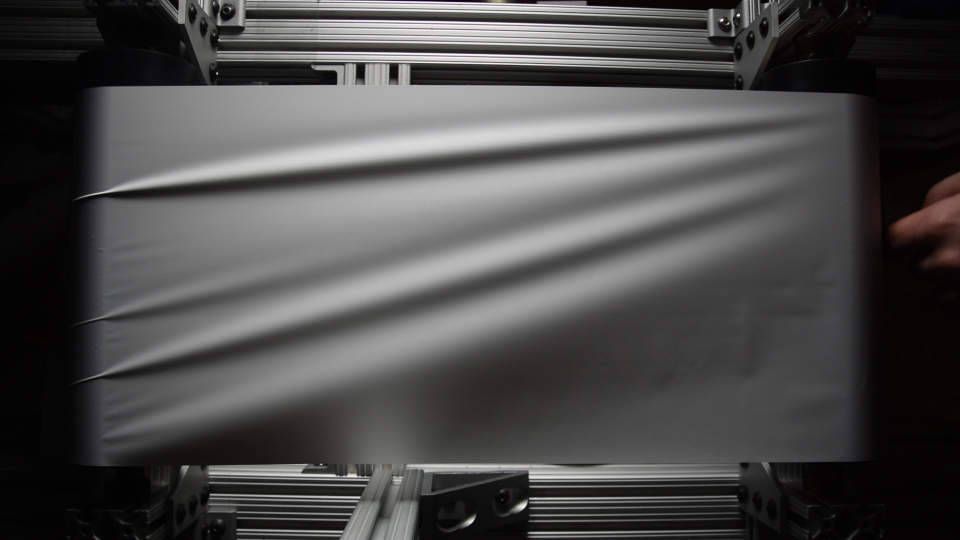
#> input picture example.png, 1920 x 1080 px (shown at 1/2 size)
$ jupyter execute wrinkle_tracking.ipynb
#> lines starting #> are read from the running program, lines starting #| are printed output that depends on the picture; after the words box and inside, x2 and y2 are one past the last pixel; in counts of white or black regions, pixels touching at a corner belong together; pictures that were not available may be replaced by others from this repository, and a replacement may not be noted
# Tracking wrinkles in webs
### For questions/concerns contact Robert Hutton, sam@samhutton.net

- The videos are recorded from an arial perspective, which allows the camera to see the downstream roller and the upstream roller, as well as the "troughs" in-between

- We will be requiring the following libraries:

[cell 1]
import csv
import cv2 as cv
import pandas as pd
from scipy.interpolate import interp1d
import numpy as np
import matplotlib as mpl
import matplotlib.pyplot as plt
from pandas import DataFrame, Series
import pims
import trackpy as tp
import moviepy
import skimage.exposure as exposure
import seaborn as sns
import glob
import os,sys

#this is just an example frame
example = cv.imread('example.png')
#> example is the input picture: shape (1080, 1920, 3); mean B, G, R 75.1, 75.2, 75.9
plt.imshow(example,cmap = 'gray')
plt.title('Image before any processing:')
plt.show()

First, use FFMPEG to slice the video into frames saved as png image files. save to the working directory.

use command: $ ffmpeg -i input_video/test_input.mov -vf fps=30 output_sequence/%06d.png

change the second "input" to the movie file name.

It is important to note the width of the span in the file name!! since the roller is no longer in the picture as a calibration distance.

- first we define a class that will define a sequence of images as an instance.
- the methods will be the image processing functions that we want to use on the sequence.

[cell 2]
class ImageSeries():
    def __init__(self, location): #use init function to define the sequence of images as self.sequence using glob.glob in the directory where the images are
        self.images = []
        self.sequence = sorted(glob.glob(f"{location}/*.png")) #create a sequence of images where the images are represented by their filename
        for image in self.sequence:
            self.images.append(cv.imread(str(image))) #create a list of images where the images are represented by the actual image arrays

class ProcessImage(ImageSeries):
    def blur(self, kernel_size): #function to apply a gaussian blur to the image
        self.crop_frame = cv.Canny(self.images[round(len(self.images)/2)], 255/3, 255) #grab the middle frame as our crop set
        blurred_images = []
        for image in self.images: #step through each image in the input series
            blurred_images.append(cv.blur(image,(kernel_size,kernel_size))) #use openCV gaussian blur to apply gaussian blur
        self.images = blurred_images

    def gamma(self, gamma_size): #produce a gamma table based on the input value and use the table to change the gamma of the image
        invGamma = 1 / gamma_size #invert the gamma value to build table from
        table = [((i / 255) ** invGamma) * 255 for i in range(256)] #construct gamma table
        table = np.array(table, np.uint8) #store table as an array
        gamma_adjust = []
        for image in self.images: #apply the gamma table to each image in the sequence by using openCV LUT
            gamma_adjust.append(cv.LUT(image, table))
        self.images = gamma_adjust

    def sharpen(self, sharpening_kernel_key): #sharpen the images by a given kernel key by convolving the image with a sharpening kernel
        sharpened_images = []
        for image in self.images:
            kernel = np.array([ [-1,-1,-1], #the kernel is constructed of -1's with the sharpening key in the center
                            [-1, sharpening_kernel_key,-1],
                            [-1,-1,-1]])
            sharpened_images.append*(cv.filter2D(image, -1, kernel)) #apply the convulution to the image
            self.images = sharpened_images

    def canny(self, threshold1, threshold2): #canny edge filter grabs edges from each image in the series and dumps the edges into self.edges
        i = 0
        self.canny_edges = []
        for image in self.images:
            image = cv.cvtColor(image, cv.COLOR_BGR2GRAY) #image must be this format for canny edge from openCV
            self.canny_edges.append(cv.Canny(image, threshold1, threshold2)) #append self.cannyedges along with self.images
            # cv.imwrite('output_sequence/'+f"canny_{i}.png", self.canny_edges[i])
            i += 1

    def crop_span(self): #crops the frames produced by canny algorith based on the top and bottom edges of the span, uses spacing of gradients
        x_center = int(1920/2)  #assume input footage is 1920x1080
        y,x = self.crop_frame.shape
        self.span_top_edge = 0 #initally, set the crop parameters to the frame size (no crop)
        self.span_bottom_edge = 1080
        for j in range(int(1080/2)):
            if self.crop_frame[j, x_center] > 125: #perform a linear search for >0 pixel values in the canny image
                self.span_top_edge = j #the last >0 pixel value bocomes the top edge
        for l in range(int(1080/2)):
            if self.crop_frame[1079-l,x_center] > 125: #same logic here as above but inverted to search from the bottom
                self.span_bottom_edge = 1080 - l
        crop2 = []
        crop1 = []

        black = [np.zeros((self.span_bottom_edge-self.span_top_edge, 1920, 3), dtype = "uint8")]*len(self.images)
        for image in self.canny_edges:
            crop1.append(image[self.span_top_edge+25:self.span_bottom_edge, 185:(215+250)])
        self.canny_edges = crop1
        for image in self.images:
            crop2.append(image[self.span_top_edge:self.span_bottom_edge, 0:1920])
        self.images = crop2

        i = 0
        for image in self.canny_edges:
            # cv.imwrite('output_sequence/'+f"canny_cropped_{i}.png", self.canny_edges[i])
            i += 1

    def hough_linesP(self):
        self.linesP = []
        # for image in self.canny_edges:
        #     self.linesP.append(cv.HoughLinesP(image, rho = 1, theta = np.pi/360, threshold = thresh, minLineLength = min_len, maxLineGap = min_sep)) #for each image, append the lines to a blank list self.lines
        for image in self.canny_edges:
            #self.linesP.append(cv.HoughLinesP(image, rho=1, theta=np.pi/500, threshold=50, minLineLength=25, maxLineGap=25)) #for each image, append the lines to a blank list self.lines
            self.linesP.append(cv.HoughLinesP(image, rho=1, theta=np.pi/180, threshold=50, minLineLength=150, maxLineGap=100)) #for each image, append the lines to a blank list self.lines

    def filter_lines(self): #here we filter the lines based on slope, strength, spacing, etc
        pass

    def overlay_lines(self): #here we draw the lines on the original set of images
        padded = []
        for image in self.images:
            padded.append(cv.copyMakeBorder(image, self.span_top_edge, 1080-self.span_bottom_edge, 0, 0, cv.BORDER_CONSTANT,value=[0,0,0]))
        self.images = padded
        i = 0
        self.slopes = []
        filtered_lines = {}
        for image in self.images:
            self.slopes.append([])
            if self.linesP[i] is not None:
                taken_points = []
                free_line = True
                j = 0
                for line in self.linesP[i]:
                    x1, y1, x2, y2 = line[0]
                    slope = (y1-y2)/(x2-x1)
                    if x1<x2 and y2<y1 and slope>0 and slope<(np.pi/2):
                        for item in taken_points:
                            if abs(y1 - item) < 50:
                                free_line = False
                        if free_line == True:
                            taken_points.append(y1)
                            cv.line(image, (x1+185, y1+self.span_top_edge+25), (x2+185, y2+self.span_top_edge+25), (0, 0, 255), 2)
                            image = cv.rectangle(image, (x1+185-50, y1+self.span_top_edge+25), (x2+185+50, y2+self.span_top_edge+25), (0, 255, 255), 1)
                            filtered_lines[i,j] = [slope, y1]
                    j+=1
            i+=1
        tracking = {}
        key_last = None
        k = 0
        collapsed = []
        x_collapsed = []
        slope_collapsed = []
        for key in filtered_lines:
            #print(filtered_lines[key])
            collapsed.append(tuple(filtered_lines[key]))
            x_collapsed.append(filtered_lines[key][1])
            slope_collapsed.append(filtered_lines[key][0])
            if key[0] == key_last:
                tracking[key[0]].extend(filtered_lines[key])

            else:
                tracking[key[0]] = (filtered_lines[key])
            k+=1
            key_last = key[0]
        # [6 lines of commented-out code are left out]
        to_pandas_pos = {}
        to_pandas_slopes = {}
        # print(f"filtered lines 0 = {filtered_lines[0,0]}")
        entries = 0
        for i, xpos in enumerate(x_collapsed):
            if entries < len(filtered_lines[0,0])/2:
                to_pandas_pos[entries] = [x_collapsed[i]]
                to_pandas_slopes[entries] = [slope_collapsed[i]]
                entries+=1
            elif entries in to_pandas_pos and x_collapsed[i] - to_pandas_pos[entries][-1] < 0 and x_collapsed[i] - to_pandas_pos[entries][-1] > -50:
                    to_pandas_pos[entries].append(x_collapsed[i])
                    to_pandas_slopes[entries].append(slope_collapsed[i])
            elif (entries-1) in to_pandas_pos and x_collapsed[i] - to_pandas_pos[entries-1][-1] < 0 and x_collapsed[i] - to_pandas_pos[entries-1][-1] > -50:
                    to_pandas_pos[entries-1].append(x_collapsed[i])
                    to_pandas_slopes[entries-1].append(slope_collapsed[i])
            elif (entries-2) in to_pandas_pos and x_collapsed[i] - to_pandas_pos[entries-2][-1] < 0 and x_collapsed[i] - to_pandas_pos[entries-2][-1] > -50:
                    to_pandas_pos[entries-2].append(x_collapsed[i])
                    to_pandas_slopes[entries-2].append(slope_collapsed[i])
            elif (entries-3) in to_pandas_pos and x_collapsed[i] - to_pandas_pos[entries-3][-1] < 0 and x_collapsed[i] - to_pandas_pos[entries-3][-1] > -50:
                    to_pandas_pos[entries-1].append(x_collapsed[i])
                    to_pandas_slopes[entries-3].append(slope_collapsed[i])
            else:
                to_pandas_pos[entries] = [x_collapsed[i]]
                to_pandas_slopes[entries] = [slope_collapsed[i]]
                entries+=1

        #print(f"to pandas pos: {to_pandas_pos}")
        #print(f"to pandas slope: {to_pandas_slopes}")
        plt.plot(to_pandas_pos[1])

        plt.show()
        plt.plot(to_pandas_slopes[1])

        plt.show()


    def show_series(self):
        for image in self.images:
            plt.imshow(image,cmap = 'gray') #plot the last image processed for quick visual check
        plt.title('Image post processing:')
        plt.show()

    def write_series(self): #method is called at the end of an operation chain to write the final images to a new directory
        i = 0
        for image in self.images: #loop through each image in the current series
            i = i+1
            cv.imwrite('output_sequence/'+f"output_{i}.png", image) #write the new image to the directory with incrementing, sequential filenames
        plt.xlabel("X-axis")
        plt.ylabel("Y-axis")
        plt.title("A test graph")
        for j in range(len(self.slopes)-1):
            for i in range(len(self.slopes[j])-1):
                plt.plot(self.slopes[j][i])
        plt.legend()
        plt.show()

    def draw_line_of_entry(self, position):
        for image in self.images:
            cv.line(image, (position,0), (position,1080), (255, 255, 0), 2)

- please note that the class organization causes the time complexity to go as O(m*n) where m is the number of methods called on the series. For massive series, it is possible to reorganize desired methods into a single function such that the complexity is simply O(n)

- now we apply the processing steps to all of the images in the series

[cell 3]
sequence1 = ProcessImage('input_sequence')
sequence1.blur(kernel_size = 1) #use value between 3 and 9
#> in blur, `self.crop_frame = cv.Canny(self.images[round(len(self.images)/2)], 255..`:
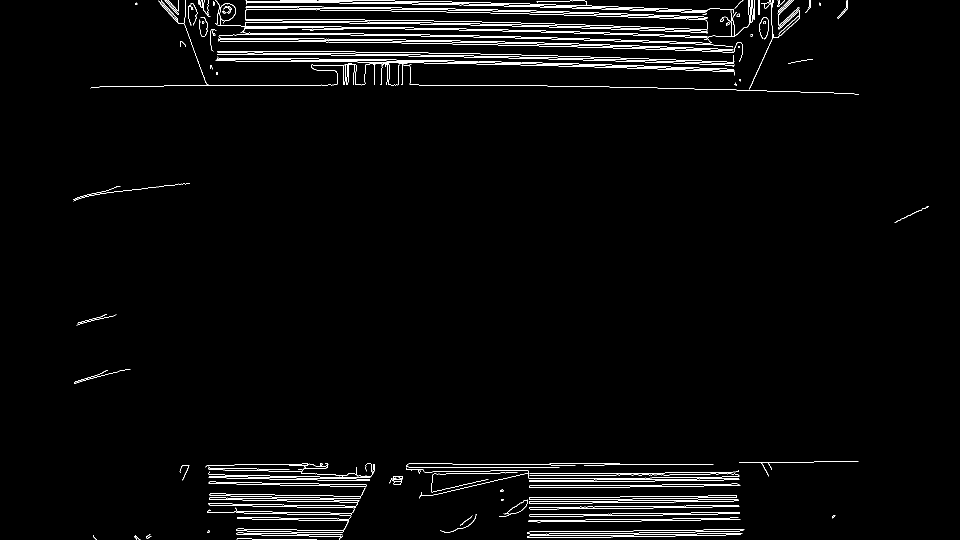
#> self.crop_frame: shape (1080, 1920) (shown at 1/2 size); 2.2% white in thin lines or dots, all inside (x1, y1, x2, y2) = (146, 0, 1857, 1080)
#> the loop in blur, `for image in self.images:` made 1 pass
#> after the loop in blur, `for image in self.images:`: blurred_images = 1 item
sequence1.canny(threshold1 = 10, threshold2 = 50)
#> the loop in canny, `for image in self.images:` made 1 pass
#> i on pass 1: 1
#> after the loop in canny, `for image in self.images:`: i = 1; self.canny_edges = 1 item
sequence1.crop_span() #crops the image to the vertical edges of the span
#> the loop in crop_span, `for image in self.canny_edges:` made 1 pass
#> the loop in crop_span, `for image in self.images:` made 1 pass
#> the loop in crop_span, `for image in self.canny_edges: # cv.imwrite('output_sequence/'+f"canny..` made 1 pass
#> after the loop in crop_span, `for image in self.canny_edges:`: i = 1
sequence1.hough_linesP()
#> the loop in hough_linesP, `for image in self.canny_edges:` made 1 pass
#> after the loop in hough_linesP, `for image in self.canny_edges:`: self.linesP = 1 item
sequence1.overlay_lines()
#> the loop in overlay_lines, `for image in self.images:` made 1 pass
#> the loop in overlay_lines, `for image in self.images:` made 1 pass
#> i on pass 1: 1
#> after the loop in overlay_lines, `for image in self.images:`: filtered_lines = {(0, 0): [0.124, 194], (0, 1): [0.269, 561]}; i = 1; self.slopes = [[]]
#> the loop in overlay_lines, `for key in filtered_lines:` made 2 passes
#> (key, k, key_last) on passes 1 to 2: ((0, 0), 1, 0), ((0, 1), 2, 0)
#> after the loop in overlay_lines, `for key in filtered_lines:`: collapsed = [(0.124, 194), (0.269, 561)]; k = 2; slope_collapsed = [0.124, 0.269]; tracking = {0: [0.124, 194, 0.269, 561]}; x_collapsed = [194, 561]
#> the loop in overlay_lines, `for i, xpos in enumerate(x_collapsed):` made 2 passes
#> (xpos, entries) on passes 1 to 2: (194, 1), (561, 2)
#> after the loop in overlay_lines, `for i, xpos in enumerate(x_collapsed):`: entries = 2; to_pandas_pos = {0: [194], 1: [561]}; to_pandas_slopes = {0: [0.124], 1: [0.269]}
#> in overlay_lines, `plt.show()`:
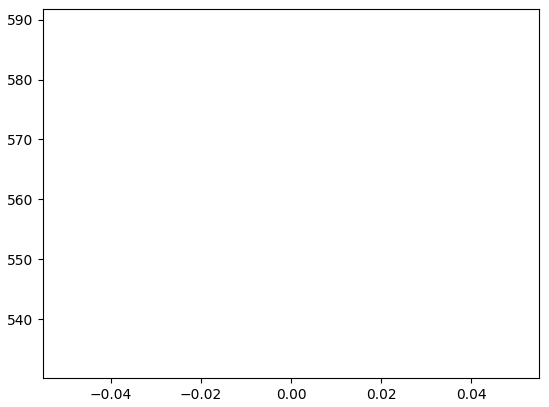
#> figure drawn by matplotlib, 1 panel
#> in overlay_lines, `plt.show()`:
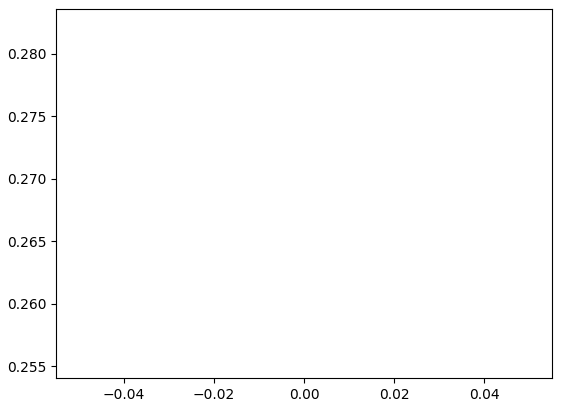
#> figure drawn by matplotlib, 1 panel
sequence1.draw_line_of_entry(215)
#> the loop in draw_line_of_entry, `for image in self.images:` made 1 pass
sequence1.write_series()
#> the loop in write_series, `for image in self.images:` made 1 pass
#> pass 1, in write_series, `cv.imwrite('output_sequence/'+f"output_{i}.png", image)`:
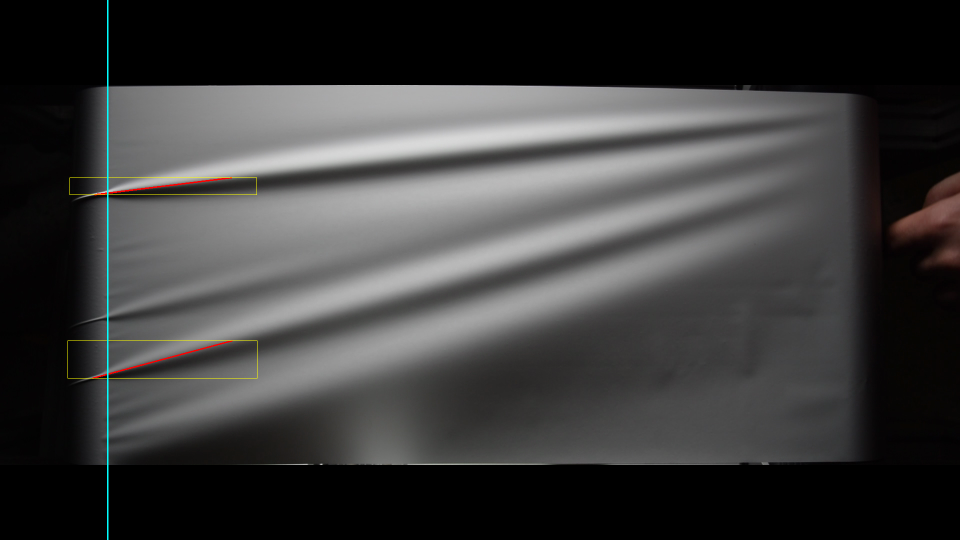
#> saved as output_1.png: shape (1080, 1920, 3) (shown at 1/2 size); mean B, G, R 59.5, 59.7, 60
#> after the loop in write_series, `for image in self.images:`: i = 1
